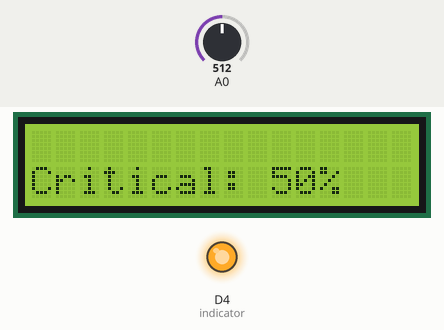
A sketch run on a simulated ESP8266 (NodeMCU). On the bench: 16×2 character LCD, output pins drawn as LEDs (lit = HIGH). Inputs (shaded band) come from the test bench; at power-on: A0 = 512. WiFi joins after 1.5 s; servers stay silent unless stated; what the sketch prints to the serial monitor is not drawn.

Above: at 3.5 s.
3.6 s: A0 set to 626
At 4.4 s:
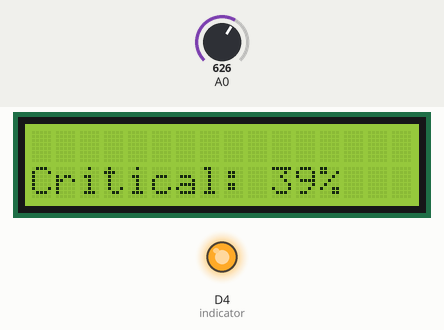
5.4 s: A0 set to 655
At 6.6 s:
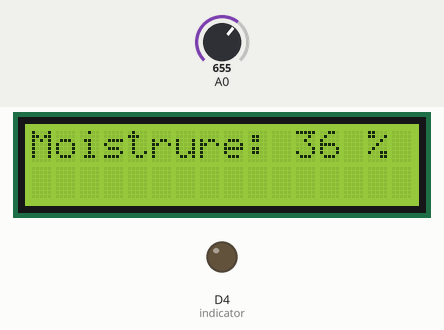
7.3 s: A0 set to 716
At 9.0 s:
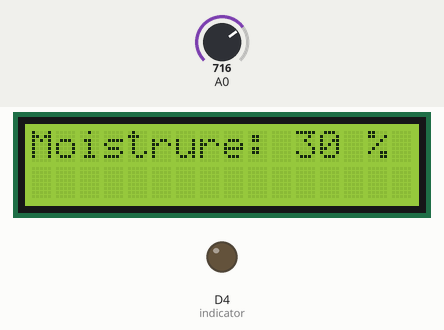
9.3 s: A0 set to 511
At 10.2 s:
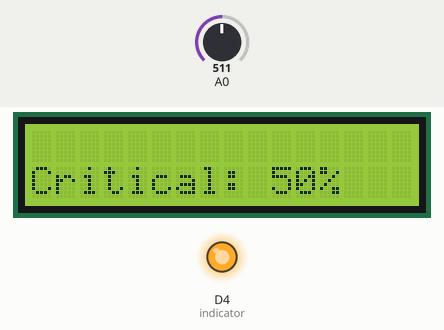
Timing chart, 0 to 12.3 s (numbered marks = the images above; inputs shaded):
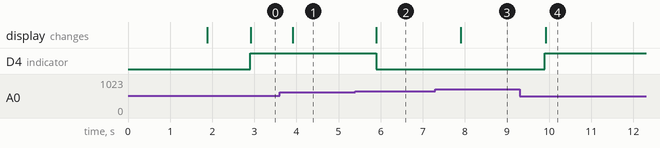

Measured:
- the behaviour switches between 639 and 640 on A0 (found by bisection; images 1 and 2)
- after the input at 3.6 s, the display: changes after 0.31 s (image 1)
- after the input at 5.4 s, D4 (indicator): HIGH → LOW after 0.50 s; the display: changes after 0.50 s (image 2)
- after the input at 7.3 s, the display: changes after 0.60 s (image 3)
- after the input at 9.3 s, D4 (indicator): LOW → HIGH after 0.60 s; the display: changes after 0.61 s (image 4)

The sketch:

moisture_control_with_blynk_iot_platform.ino
```cpp
#define BLYNK_TEMPLATE_ID "TMPL2v0oQM_ij"
#define BLYNK_TEMPLATE_NAME "Land Slide"
//#define BLYNK_AUTH_TOKEN "k3vUYR27AIbT40mQSmX4I3lntTRiZy9a"

#define BLYNK_PRINT Serial

#include <ESP8266WiFi.h>
#include <BlynkSimpleEsp8266.h>

#include <LiquidCrystal_I2C.h>
#include <Wire.h>

LiquidCrystal_I2C lcd(0x27, 16, 2);


char auth[] = "k3vUYR27AIbT40mQSmX4I3lntTRiZy9a"; // Enter your Blynk authentication token
char ssid[] ="Mark's Iphone"; // Enter your WiFi SSID
char pass[] = "markichvid5";

// Declaring a global variable for sensor data
int sensorVal;

int percentage;

int indicator = D4;


// This function creates the timer object. It's part of the Blynk library
BlynkTimer timer;


void myTimer()
{
  sensorVal = analogRead(A0);
  percentage = map(sensorVal, 0, 1024, 100, 0);
  Serial.print("Percentage is: ");
  Serial.println(percentage);
  lcd.clear();
  lcd.setCursor(0, 0);
  lcd.print("Moistrure: ");
  lcd.print(percentage);
  lcd.print(" %");

  Blynk.virtualWrite(V0, percentage);

    if (percentage >= 38) {
    digitalWrite(indicator, HIGH);  // Turn on the LED
    lcd.clear();
    lcd.setCursor(0, 1);
    lcd.print("Critical: ");
    lcd.print(percentage);
    lcd.print("%");

  } else {
    digitalWrite(indicator, LOW);   // Turn off the LED
  }

}

void setup()
{

  Serial.begin(9600);
  Wire.begin(D2, D1);
  lcd.init();
  lcd.backlight();
  pinMode(indicator,OUTPUT);
  // Connecting to Blynk Cloud
  Blynk.begin(auth, ssid, pass);
  lcd.setCursor(0,0);
  lcd.print("hello gorgous");


  timer.setInterval(1000L, myTimer);
}

void loop()
{

  Blynk.run();
  timer.run();
}
```
